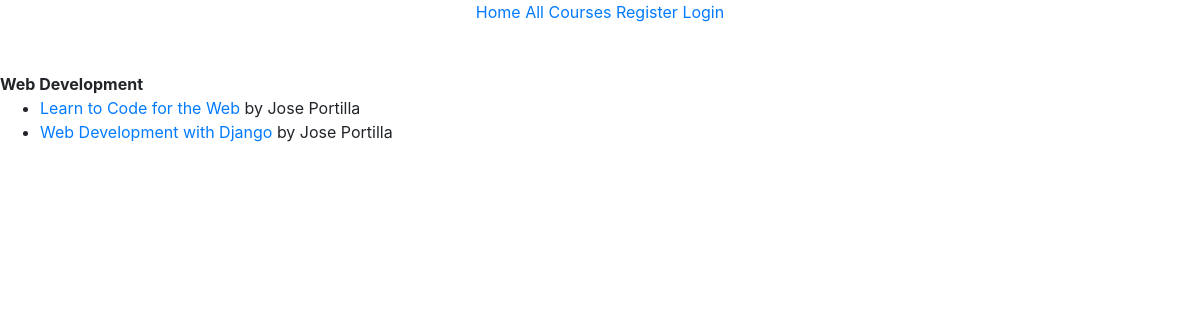
The page /allcategories/it-and-computer-science/web-development/ on the database its author committed.
### course/models.py (models this page shows)
class SubCategory(models.Model):
    id = models.BigAutoField(primary_key=True)
    name = models.CharField(unique=True, null=False, max_length=255)
    category_id = models.ForeignKey(Category, null=False, on_delete=models.CASCADE)
    slug = models.SlugField(unique=True, null=False, max_length=255)

class Course(models.Model):
    id = models.BigAutoField(primary_key=True)
    name = models.CharField(null=False, max_length=255)
    subcategory_id = models.ForeignKey(SubCategory, null=False, on_delete=models.CASCADE)
    instructor_id = models.ForeignKey(AdditionalInstructorDetail, null=False, on_delete=models.CASCADE)
    slug = models.SlugField(null=False, max_length=255)

### user/models.py (models this page shows)
class AdditionalInstructorDetail(models.Model):
    user = models.OneToOneField(User, on_delete = models.CASCADE)

### course/views.py (the view)
# urls.py: path('allcategories/<slug:category_name>/<slug:subcategory_name>/', views.all_courses_preview, name = 'all_courses_preview'),
def all_courses_preview(request, category_name, subcategory_name):
    subcategory = SubCategory.objects.get(slug = subcategory_name)
    courses_by_subcategory = subcategory.course_set.all()
    return render(request, 'course/all_courses_preview.html', {'category_name' : category_name, 'subcategory_name' : subcategory.name, 'courses_by_subcategory' : courses_by_subcategory})

### templates/course/all_courses_preview.html (shortened to what this page needs)
{% extends 'main/overall_base.html' %}
{% load static %}
{% block body %}
    <br>
    <strong>{{ subcategory_name }}</strong>
    <ul>
        {% for course in courses_by_subcategory %}
            <li>
                <a href="{% url 'view_course' category_name|slugify subcategory_name|slugify course.name|slugify %}">{{ course.name }}</a> by {{ course.instructor_id.user.first_name }} {{ course.instructor_id.user.last_name }}
            </li>
        {% endfor %}
    </ul>
{% endblock %}

### static/main/css/styles.css (style rules this page uses)
html, body { max-width: 100%; overflow-x: hidden; }

### rows shown on the page
SubCategory: name "Web Development"
Course: name "Learn to Code for the Web", instructor_id.user.first_name "Jose", instructor_id.user.last_name "Portilla"
Course: name "Web Development with Django", instructor_id.user.first_name "Jose", instructor_id.user.last_name "Portilla"
